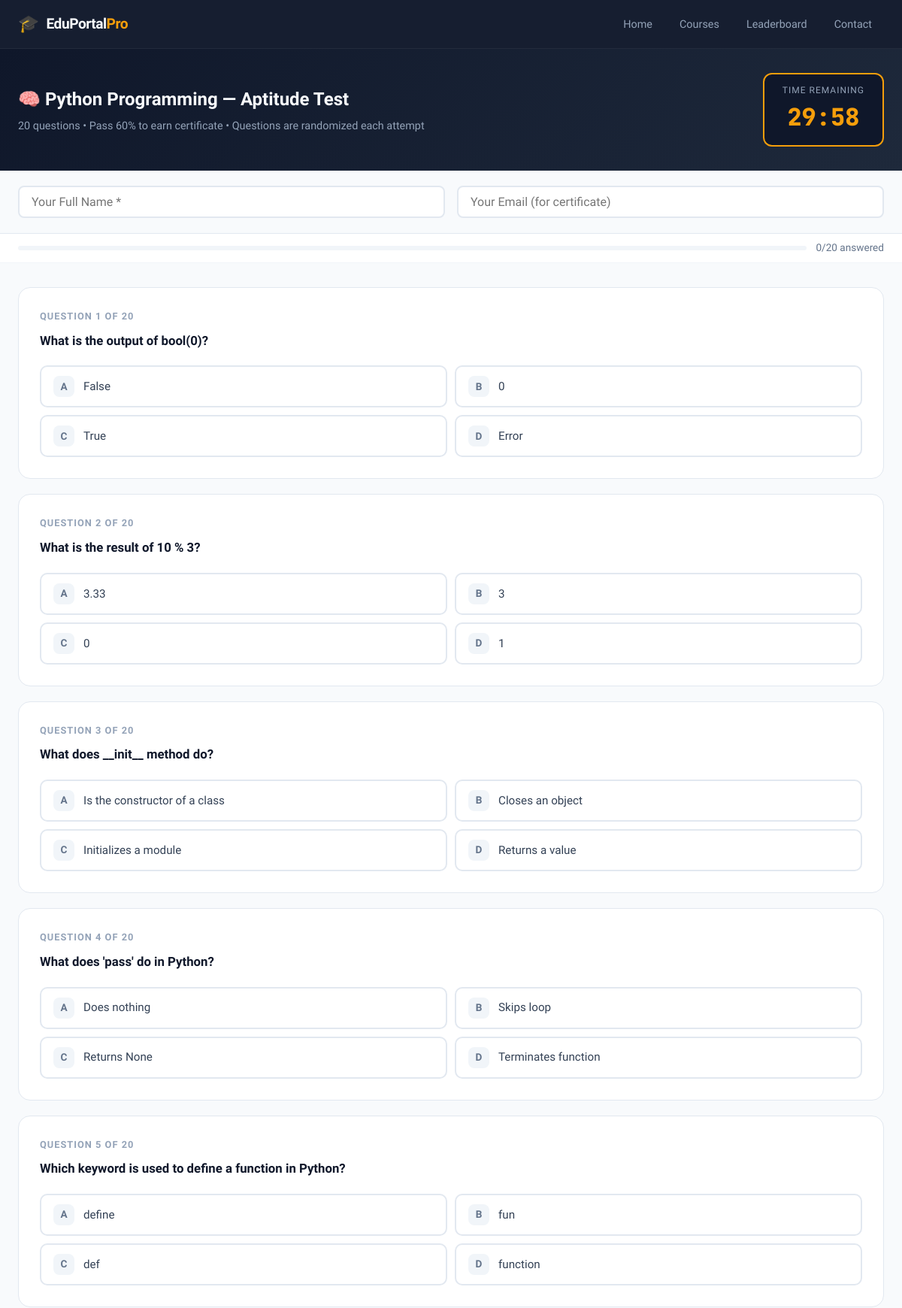
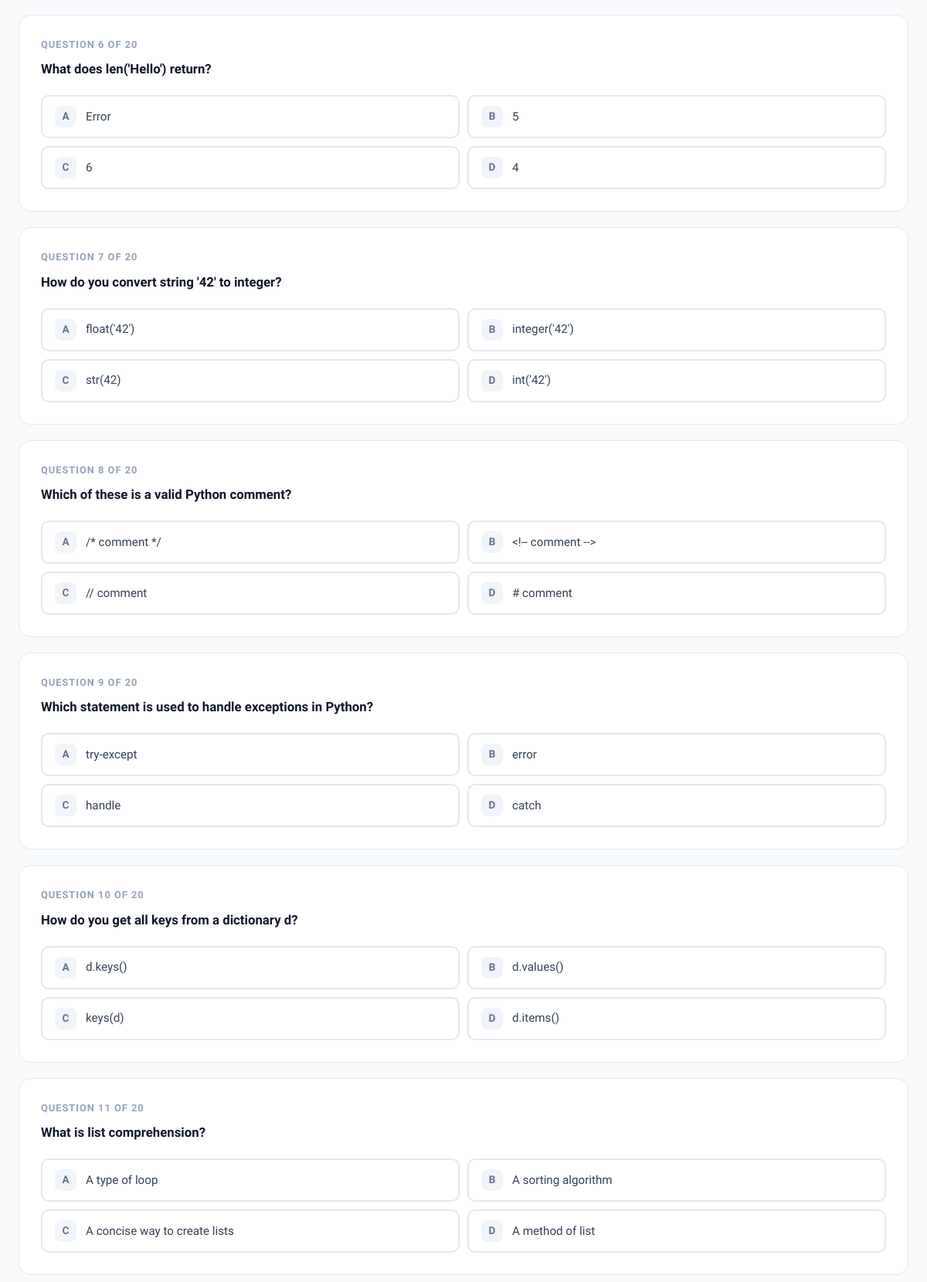
Screenshot of /courses/1/test/ (upper part) with the database file from the repository (2 pictures, top to bottom).
### students/models.py (models this page shows, shortened)
class Course(models.Model):
    title = models.CharField(max_length=200)
    description = models.TextField()
    subject = models.CharField(max_length=100)
    duration = models.CharField(max_length=50, default="4 weeks")
    level = models.CharField(max_length=50, choices=[
        ('Beginner', 'Beginner'),
        ('Intermediate', 'Intermediate'),
        ('Advanced', 'Advanced'),
    ], default='Beginner')
    icon = models.CharField(max_length=10, default='📚')
    color = models.CharField(max_length=30, default='#4f46e5')
    created_at = models.DateTimeField(auto_now_add=True)

class Question(models.Model):
    course = models.ForeignKey(Course, on_delete=models.CASCADE, related_name='questions')
    question_text = models.TextField()
    option_a = models.CharField(max_length=300)
    option_b = models.CharField(max_length=300)
    option_c = models.CharField(max_length=300)
    option_d = models.CharField(max_length=300)
    correct_answer = models.CharField(max_length=1, choices=[
        ('A', 'A'), ('B', 'B'), ('C', 'C'), ('D', 'D')
    ])
    explanation = models.TextField(blank=True)

### students/views.py (the view)
# urls.py: path('courses/<int:course_id>/test/', views.start_test, name='start_test'),
def start_test(request, course_id):
    course = get_object_or_404(Course, id=course_id)
    all_questions = list(course.questions.all())
    if len(all_questions) < 5:
        messages.error(request, "Not enough questions available for this test. Please contact admin.")
        return redirect('course_detail', course_id=course_id)
    count = min(20, len(all_questions))
    selected = random.sample(all_questions, count)
    test_questions = []
    for q in selected:
        options = [
            ('A', q.option_a),
            ('B', q.option_b),
            ('C', q.option_c),
            ('D', q.option_d),
        ]
        random.shuffle(options)
        answer_map = {}
        new_options = {}
        for new_key, (orig_key, text) in zip(['A', 'B', 'C', 'D'], options):
            new_options[new_key] = text
            answer_map[new_key] = orig_key  # maps new position to original option
        correct_new = None
        for nk, ok in answer_map.items():
            if ok == q.correct_answer:
                correct_new = nk
                break
        test_questions.append({
            'id': q.id,
            'text': q.question_text,
            'options': new_options,
            'answer_map': answer_map,
            'correct_shuffled': correct_new,
        })
    request.session['test_course_id'] = course_id
    request.session['test_questions'] = [
        {
            'id': tq['id'],
            'text': tq['text'],
            'options': tq['options'],
            'correct_shuffled': tq['correct_shuffled'],
            'answer_map': tq['answer_map'],
        }
        for tq in test_questions
    ]
    return render(request, 'test.html', {
        'course': course,
        'questions': test_questions,
        'total': count,
    })

### students/templates/test.html (shortened to what this page needs)
{% extends 'base.html' %}
{% block content %}
<div class="test-header">
    <div class="container">
        <div>
            <div class="test-title">🧠 {{ course.title }} — Aptitude Test</div>
            <div class="test-subtitle">{{ total }} questions • Pass 60% to earn certificate • Questions are randomized each attempt</div>
        </div>
        <div class="timer-box">
            <div class="timer-label">Time Remaining</div>
            <div class="timer-display" id="timer">30:00</div>
        </div>
    </div>
</div>
<form method="post" action="{% url 'submit_test' course.id %}" id="testForm">
<div class="student-form-section">
    <div class="container">
        <div class="student-form-inner">
            <input type="text" name="student_name" placeholder="Your Full Name *" required>
            <input type="email" name="student_email" placeholder="Your Email (for certificate)">
        </div>
    </div>
</div>
<div class="progress-bar-wrap">
    <div class="container">
        <div class="progress-bar-inner">
            <div class="prog-bar"><div class="prog-fill" id="progFill" style="width:0%"></div></div>
            <div class="prog-text"><span id="answeredCount">0</span>/{{ total }} answered</div>
        </div>
    </div>
</div>
<section class="questions-section">
    <div class="container">
        {% for q in questions %}
        <div class="question-block" id="qblock_{{ q.id }}">
            <div class="question-num">Question {{ forloop.counter }} of {{ total }}</div>
            <div class="question-text">{{ q.text }}</div>
            <div class="options-grid">
                {% for key, text in q.options.items %}
                <label class="option-label" id="label_{{ q.id }}_{{ key }}" onclick="selectOption(this, '{{ q.id }}', '{{ key }}')">
                    <div class="option-key">{{ key }}</div>
                    <div class="option-text">{{ text }}</div>
                </label>
                {% endfor %}
            </div>
        </div>
        {% endfor %}
    </div>
</section>
</form>
{% endblock %}

### static/css/main.css (style rules this page uses)
*, *::before, *::after { box-sizing: border-box; margin: 0; padding: 0; }
html { scroll-behavior: smooth; }
body { font-family: 'Sora', sans-serif; background: #f8fafc; color: #1e293b; line-height: 1.6; min-height: 100vh; }
:root { --primary: #4f46e5; --primary-dark: #3730a3; --accent: #f59e0b; --surface: #fff; --border: #e2e8f0; --muted: #94a3b8; --text: #0f172a; --radius: 12px; --shadow: 0 4px 24px rgba(0,0,0,0.08); }
.container { max-width: 1200px; margin: 0 auto; padding: 0 24px; }
body { display: flex; flex-direction: column; }

### students/templates/test.html (style rules this page uses)
.test-header { background: linear-gradient(135deg, #0f172a 0%, #1e293b 100%); padding: 32px 0; }
.test-header .container { display:flex; justify-content:space-between; align-items:center; flex-wrap:wrap; gap:16px; }
.test-title { color:#f8fafc; font-size:1.5rem; font-weight:700; }
.test-subtitle { color:#94a3b8; font-size:0.9rem; margin-top:4px; }
.timer-box { background: #0f172a; border: 2px solid #f59e0b; border-radius:12px; padding:12px 24px; text-align:center; }
.timer-label { color:#94a3b8; font-size:0.75rem; text-transform:uppercase; letter-spacing:1px; }
.timer-display { color:#f59e0b; font-size:2rem; font-weight:800; font-family:'JetBrains Mono',monospace; }
.student-form-section { background:#f8fafc; border-bottom:1px solid #e2e8f0; padding:20px 0; }
.student-form-inner { display:flex; gap:16px; flex-wrap:wrap; }
.student-form-inner input { flex:1; min-width:200px; padding:10px 16px; border:2px solid #e2e8f0; border-radius:8px; font-family:inherit; font-size:1rem; }
.questions-section { padding: 32px 0 80px; }
.question-block { background:#fff; border:1px solid #e2e8f0; border-radius:16px; padding:28px; margin-bottom:20px; transition:box-shadow 0.2s; }
.question-num { font-size:0.8rem; font-weight:600; color:#94a3b8; text-transform:uppercase; letter-spacing:1px; margin-bottom:8px; }
.question-text { font-size:1.05rem; font-weight:600; color:#0f172a; margin-bottom:20px; line-height:1.6; }
.options-grid { display:grid; grid-template-columns:1fr 1fr; gap:10px; }
.option-label { display:flex; align-items:center; gap:12px; padding:12px 16px; border:2px solid #e2e8f0; border-radius:10px; cursor:pointer; transition:all 0.2s; }
.option-key { width:28px; height:28px; border-radius:8px; background:#f1f5f9; display:flex; align-items:center; justify-content:center; font-weight:700; font-size:0.85rem; color:#64748b; flex-shrink:0; }
.option-text { font-size:0.95rem; color:#334155; }
.progress-bar-wrap { position:sticky; top:64px; z-index:100; background:#fff; padding:8px 0; border-bottom:1px solid #f1f5f9; }
.progress-bar-inner { display:flex; align-items:center; gap:12px; }
.prog-bar { flex:1; height:6px; background:#f1f5f9; border-radius:4px; overflow:hidden; }
.prog-text { font-size:0.85rem; color:#64748b; white-space:nowrap; }

### rows the page displays
Course: title "Python Programming"
Question: text "What is the output of bool(0)?", options "False" "True" "Error"
Question: text "What is the result of 10 % 3?", options "3.33"
Question: text "What does __init__ method do?", options "Is the constructor of a class" "Closes an object" "Initializes a module" "Returns a value"
Question: text "What does 'pass' do in Python?", options "Does nothing" "Skips loop" "Returns None" "Terminates function"
Question: text "Which keyword is used to define a function in Python?", options "define" "fun" "def" "function"
Question: text "What does len('Hello') return?", options "Error"
Question: text "How do you convert string '42' to integer?", options "float('42')" "integer('42')" "str(42)" "int('42')"
Question: text "Which of these is a valid Python comment?", options "/* comment */" "<!-- comment -->" "// comment" "# comment"
Question: text "Which statement is used to handle exceptions in Python?", options "try-except" "error" "handle" "catch"
Question: text "How do you get all keys from a dictionary d?", options "d.keys()" "d.values()" "keys(d)" "d.items()"
Question: text "What is list comprehension?", options "A type of loop" "A sorting algorithm" "A concise way to create lists" "A method of list"

### other values shown
{{ total }} "20"
{{ total }} "20" "20" "20" "20" "20" "20" "20" "20" "20" "20" "20"
{{ key }} "A" "B" "C" "D" "A" "B" "C" "D" "A" "B" "C" "D" "A" "B" "C" "D" "A" "B" "C" "D" "A" "B" "C" "D" "A" "B" "C" "D" "A" "B" "C" "D" "A" "B" "C" "D" "A" "B" "C" "D" "A" "B" "C" "D"
{{ text }} "0" "3" "0" "1" "5" "6" "4"
